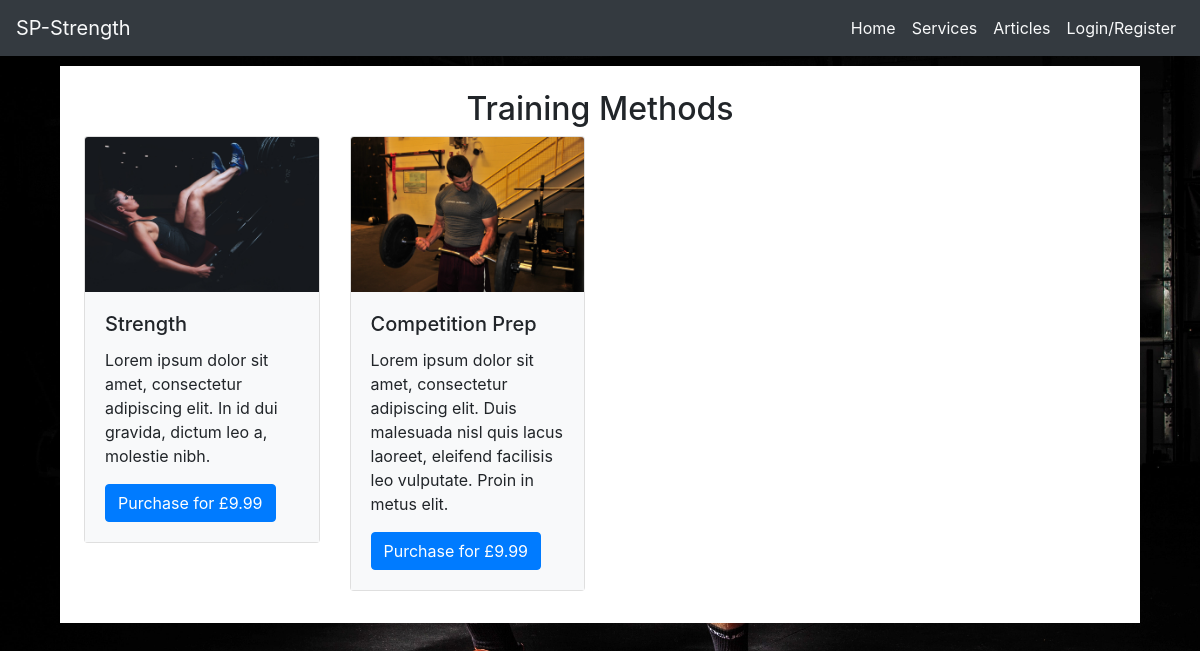
Page /services/ on the committed database.
### services/models.py (models this page shows, shortened)
class Training_Type(models.Model):
    name = models.CharField(max_length=254)
    description = models.TextField()
    article = models.TextField(null=True, blank=True)
    image = models.ImageField()
    price = models.DecimalField(decimal_places=2, max_digits=5, null=True, blank=True)

### services/views.py (the view)
# urls.py: path('', views.services, name='services'),
def services(request):
    types = Training_Type.objects.all()
    context = {
        'types': types,
    }
    return render(request, 'services/index.html', context)

### services/templates/services/index.html
<!DOCTYPE html>
{% extends 'base.html' %}
{% load static %}
{% block content %}
    <div class="container-fluid top-margin services-container p-4">
        <div class="row">
            <div class="col">
                <h2 class="header-font text-center">Training Methods</h2>
            </div>
        </div>
        <div class="row services-row">
                {% for type in types %}
                    <div class="col-12 col-sm-6 col-md-6 col-lg-4 col-xl-3 pb-2">
                        <div class="card m-0" style="width: 100%;">
                            <img class="card-img-top" src="{{ type.image.url }}" alt="Card image cap">
                            <div class="card-body bg-light">
                                <h5 class="card-title">{{ type.name }}</h5>
                                <p class="card-text">{{ type.description }}</p>
                                {% if request.user.is_superuser %}
                                <a href="{% url 'article' type.name %}" class="btn btn-primary">View Article</a>
                                {% else %}
                                <a href="{% url 'checkout' type.name %}" class="btn btn-primary">Purchase for £{{ type.price }}</a>
                                {% endif %}
                            </div>
                        </div>
                    </div>
                {% endfor %}
        </div>
    </div>
{% endblock %}

### templates/base.html (shortened to what this page needs)
<!doctype html>
{% load static %}
<html lang="en">
  <head>
    {% block corecss %}
        <link rel="stylesheet" href="https://stackpath.bootstrapcdn.com/bootstrap/4.4.1/css/bootstrap.min.css">
        <link rel="stylesheet" href="{% static 'css/style.css' %}">
    {% endblock %}
  </head>
  <body>
        {% block page_header %}
            <header class="container-fluid fixed-top px-0">
                <nav class="navbar navbar-expand-lg navbar-light bg-dark">
                    <a class="navbar-brand text-light" href="{% url 'home' %}">SP-Strength</a>
                    <div class="collapse navbar-collapse" id="navbarNav">
                        <ul class="navbar-nav">
                            <li class="nav-item active">
                                <a class="nav-link text-light" href="{% url 'home' %}">Home</a>
                            </li>
                            <li class="nav-item">
                                <a class="nav-link text-light" href="{% url 'services' %}">Services</a>
                            </li>
                            <li class="nav-item">
                                <a class="nav-link text-light" href="#">Articles</a>
                            </li>
                            {% if request.user.is_authenticated %}
                            <li class="list-inline-item dropdown">
                                <a class="text-light nav-link" href="#" id="user-options" data-toggle="dropdown" aria-haspopup="true" aria-expanded="false">
                                    <div class="text-center">
                                        <div><i class="fas fa-user fa-lg"></i></div>
                                        <p class="my-0">My Profile</p>
                                    </div>
                                </a>
                                <div class="dropdown-menu border-0" aria-labelledby="user-options">
                                    {% if request.user.is_superuser %}
                                        <a href="#" class="dropdown-item">Manage Services</a>
                                    {% endif %}
                                    <a href="{% url 'profiles' %}" class="dropdown-item">My Profile</a>
                                    <a href="{% url 'account_logout' %}" class="dropdown-item">Logout</a>
                                </div>
                            </li>
                            {% else %}
                                <li class="nav-item">
                                    <a class="nav-link text-light" href="{% url 'account_login' %}">Login/Register</a>
                                </li>
                            {% endif %}
                        </ul>
                    </div>
                </nav>
            </header>
        {% endblock %}
        {% block content %}
        {% endblock %}
    </body>
</html>

### static/css/style.css (style rules this page uses)
#navbarNav { justify-content: flex-end !important; }
body { background: url('/media/back-squat-min.jpg') no-repeat center center fixed; background-size: cover; height: 100vh; z-index: -1000; }
.top-margin { margin-top: 66px; }
.services-container { margin-left: 5%; margin-right: 5%; width: 90%; background-color: white; }

### rows in the picture
Training_Type: image (picture), name "Strength", description "Lorem ipsum dolor sit amet, consectetur adipiscing elit. In id dui gravida, dictum leo a, molestie nibh.", price "9.99"
Training_Type: image (picture), name "Competition Prep", description "Lorem ipsum dolor sit amet, consectetur adipiscing elit. Duis malesuada nisl quis lacus laoreet, eleifend facilisis leo vulputate. Proin in metus elit.", price "9.99"
